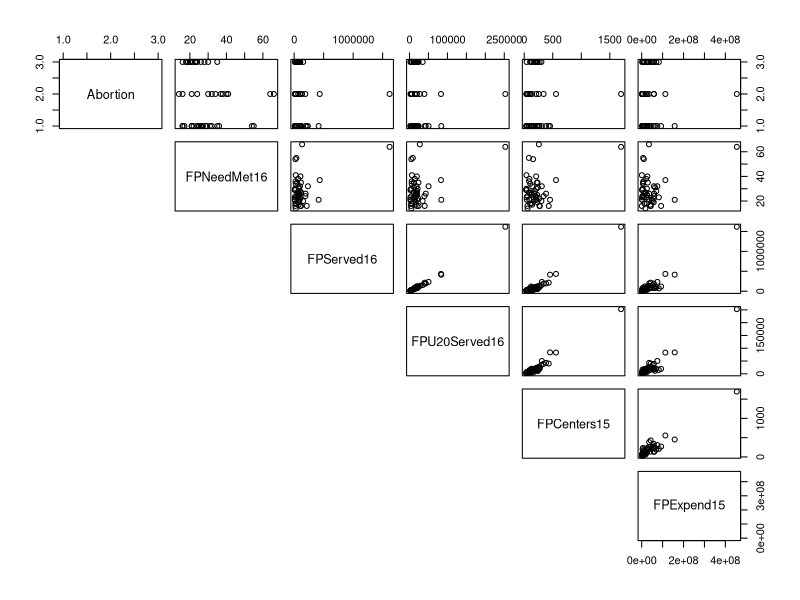
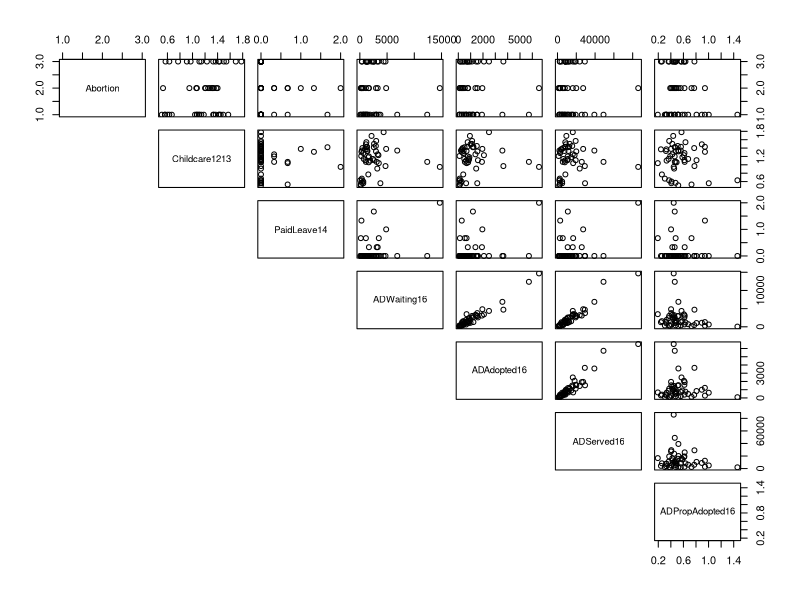
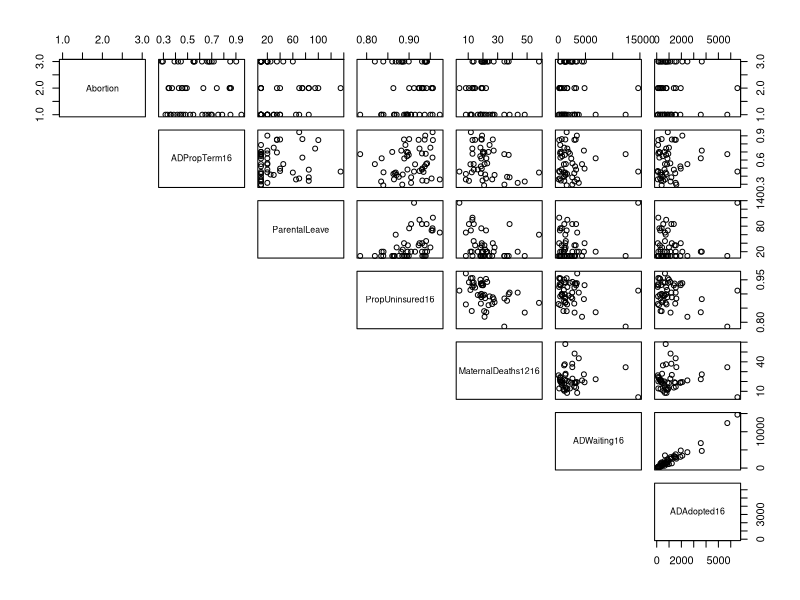
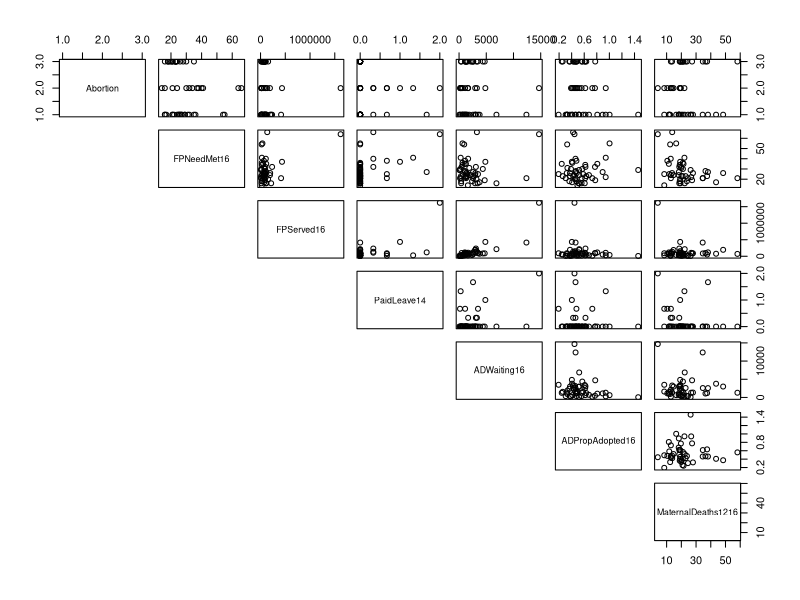

Source code (R) for these figures, in order: (Note: this script raises an error after producing the figures.)
## ---- chunk 1
knitr::opts_chunk$set(echo = TRUE)
## ---- chunk 2
library(dplyr)
library(tidyverse)
library(knitr)
library(broom)
library(nnet)
## ---- chunk 3
data <- read_csv("data/all_national_data_merged.csv")
data <- data %>%
  mutate(Abortion = as.factor(Abortion))
## ---- chunk 4
ellipse::pairs(Abortion ~ FPNeedMet16 + FPServed16 + FPU20Served16 + FPCenters15 + FPExpend15, 
             data = data, lower.panel = NULL) # FPServed16 & FPU20Served16 + FPServed16&FPCenters15 + FPServed16&FPExpend15
                                              # FPU20Served16&FPCenters15 + FPU20Served16&FPExpend15 + FPCenters15&FPExpend15
ellipse::pairs(Abortion ~ Childcare1213 + PaidLeave14 + ADWaiting16 + ADAdopted16 + ADServed16 + ADPropAdopted16, 
               data = data, lower.panel = NULL) # ADWaiting16&ADAdopted16 + ADWaiting16&ADServed16 + ADAdopted16&ADServed16
ellipse::pairs(Abortion ~ ADPropTerm16 + ParentalLeave + PropUninsured16 + MaternalDeaths1216 + ADWaiting16 + ADAdopted16, 
               data = data, lower.panel = NULL) 
ellipse::pairs(Abortion ~ FPNeedMet16 + FPServed16 + PaidLeave14 + ADWaiting16 + ADPropAdopted16 + MaternalDeaths1216, 
               data = data, lower.panel = NULL)
## ---- chunk 5
full <- multinom(Abortion ~ FPNeedMet16+FPServed16+FPU20Served16+FPCenters15+FPExpend15+
Childcare1213+PaidLeave14+ADWaiting16+ADAdopted16+ADServed16+ADPropAdopted16+ADPropTerm16+ParentalLeave+PropUninsured16+ MaternalDeaths1216 + FPServed16*FPU20Served16 + FPServed16*FPCenters15 + FPServed16*FPExpend15 + 
  FPU20Served16*FPCenters15 + FPU20Served16*FPExpend15 + FPCenters15*FPExpend15 + ADWaiting16*ADAdopted16 + 
  ADWaiting16*ADServed16 + ADAdopted16*ADServed16, data = na.omit(data))

kable(tidy(full), format = "markdown", digits = 3, caption = "Full Model")
kable(confint(full), format = "markdown", digits = 3, caption = "Full Model Confidence Intervals")

regfit_backward <- step(full, direction = "backward")
## ---- chunk 6
best_model <- multinom(Abortion ~ FPServed16*FPExpend15+MaternalDeaths1216+ADPropTerm16+ParentalLeave+ADAdopted16*ADServed16
                       +Childcare1213+FPNeedMet16+ADWaiting16*ADServed16+ADPropAdopted16+FPU20Served16*FPCenters15+
                         FPServed16*FPCenters15+FPU20Served16*FPExpend15+ADWaiting16*ADAdopted16+FPCenters15*FPExpend15
                       +FPServed16*FPU20Served16+PaidLeave14, data = data)

kable(tidy(best_model), 
      format = "markdown", digits = 3, caption = "Best Model") 
kable(confint(best_model), format = "markdown", digits = 3, caption = "Best Model Confidence Intervals")
## ---- chunk 7
# prediction of model
pred <- predict(best_model, type = "class")
table <- table(na.omit(data)$Abortion, pred)
confusion_matrix <- as.data.frame(table)

ggplot(data = confusion_matrix,
       mapping = aes(x = Var1,
                     y = pred)) +
  geom_tile(aes(fill = Freq)) +
  geom_text(aes(label = sprintf("%1.0f", Freq)), vjust = 1) +
  scale_fill_gradient(low = "blue",
                      high = "red",
                      trans = "log")
